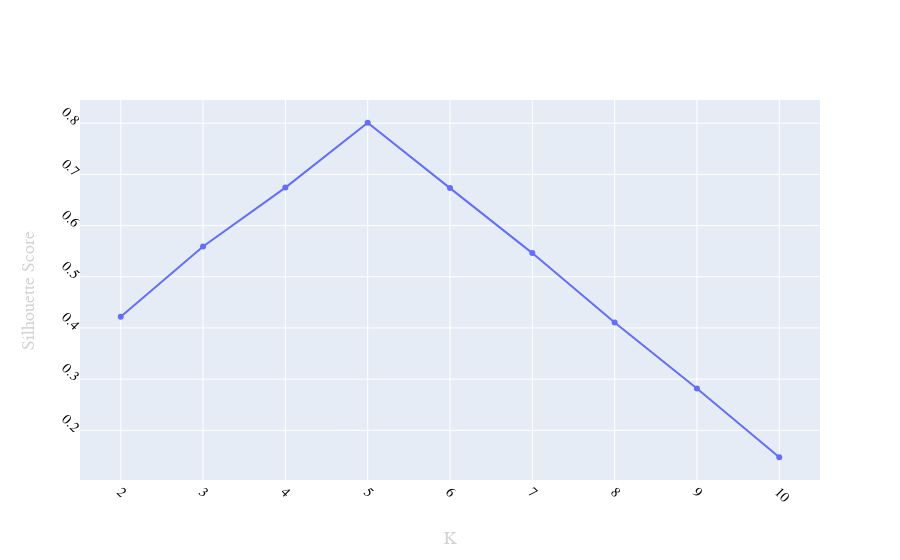

This figure's notebook cell:
### Code cell
plot_silhouette(X)

### Figure 1 — Plotly figure (JSON) as saved in the notebook; plotly's stock layout.template omitted (floating-point values rounded to 4 significant figures)
{"data": [{"type": "scatter", "x": [2, 3, 4, 5, 6, 7, 8, 9, 10], "y": [0.4221, 0.5592, 0.6743, 0.801, 0.6732, 0.5462, 0.4107, 0.2817, 0.1473]}], "layout": {"xaxis": {"exponentformat": "e", "showexponent": "all", "showticklabels": true, "tickangle": 45, "tickfont": {"color": "black", "family": "Old Standard TT, serif", "size": 14}, "title": {"font": {"color": "lightgrey", "family": "Arial, sans-serif", "size": 18}, "text": "K"}}, "yaxis": {"exponentformat": "e", "showexponent": "all", "showticklabels": true, "tickangle": 45, "tickfont": {"color": "black", "family": "Old Standard TT, serif", "size": 14}, "title": {"font": {"color": "lightgrey", "family": "Arial, sans-serif", "size": 18}, "text": "Silhouette Score"}}}}
